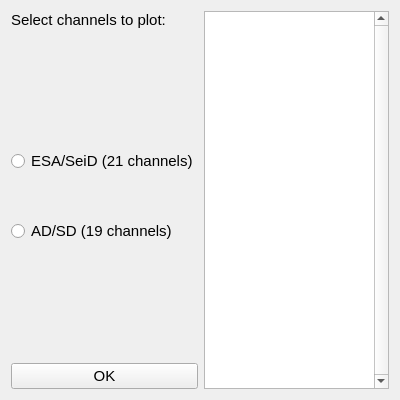
<?xml version="1.0" encoding="UTF-8"?>
<ui version="4.0">
 <class>select_signals</class>
 <widget class="QWidget" name="select_signals">
  <property name="windowModality">
   <enum>Qt::ApplicationModal</enum>
  </property>
  <property name="geometry">
   <rect>
    <x>0</x>
    <y>0</y>
    <width>400</width>
    <height>400</height>
   </rect>
  </property>
  <property name="maximumSize">
   <size>
    <width>400</width>
    <height>400</height>
   </size>
  </property>
  <property name="windowTitle">
   <string>Select Signals</string>
  </property>
  <layout class="QVBoxLayout" name="verticalLayout_5">
   <item>
    <layout class="QHBoxLayout" name="horizontalLayout" stretch="0,1">
     <item>
      <layout class="QVBoxLayout" name="verticalLayout_4" stretch="0,1">
       <item>
        <layout class="QVBoxLayout" name="verticalLayout_3" stretch="0,1,1,0,1,1">
         <item>
          <widget class="QLabel" name="label">
           <property name="font">
            <font>
             <pointsize>11</pointsize>
            </font>
           </property>
           <property name="text">
            <string>Select channels to plot:</string>
           </property>
          </widget>
         </item>
         <item>
          <spacer name="verticalSpacer_3">
           <property name="font">
            <font>
             <pointsize>11</pointsize>
            </font>
           </property>
           <property name="orientation">
            <enum>Qt::Vertical</enum>
           </property>
           <property name="sizeHint" stdset="0">
            <size>
             <width>20</width>
             <height>40</height>
            </size>
           </property>
          </spacer>
         </item>
         <item>
          <widget class="QRadioButton" name="esa_btn">
           <property name="enabled">
            <bool>true</bool>
           </property>
           <property name="font">
            <font>
             <pointsize>11</pointsize>
            </font>
           </property>
           <property name="text">
            <string>ESA/SeiD (21 channels)</string>
           </property>
          </widget>
         </item>
         <item>
          <spacer name="verticalSpacer_4">
           <property name="font">
            <font>
             <pointsize>11</pointsize>
            </font>
           </property>
           <property name="orientation">
            <enum>Qt::Vertical</enum>
           </property>
           <property name="sizeHint" stdset="0">
            <size>
             <width>20</width>
             <height>40</height>
            </size>
           </property>
          </spacer>
         </item>
         <item>
          <widget class="QRadioButton" name="sd_btn">
           <property name="font">
            <font>
             <pointsize>11</pointsize>
            </font>
           </property>
           <property name="text">
            <string>AD/SD (19 channels)</string>
           </property>
          </widget>
         </item>
         <item>
          <spacer name="verticalSpacer_2">
           <property name="font">
            <font>
             <pointsize>11</pointsize>
            </font>
           </property>
           <property name="orientation">
            <enum>Qt::Vertical</enum>
           </property>
           <property name="sizeHint" stdset="0">
            <size>
             <width>20</width>
             <height>40</height>
            </size>
           </property>
          </spacer>
         </item>
        </layout>
       </item>
       <item>
        <layout class="QVBoxLayout" name="verticalLayout_2">
         <item>
          <widget class="QPushButton" name="ok_btn">
           <property name="font">
            <font>
             <pointsize>11</pointsize>
            </font>
           </property>
           <property name="text">
            <string>OK</string>
           </property>
          </widget>
         </item>
        </layout>
       </item>
      </layout>
     </item>
     <item>
      <widget class="QListWidget" name="listWidget">
       <property name="font">
        <font>
         <pointsize>11</pointsize>
        </font>
       </property>
       <property name="verticalScrollBarPolicy">
        <enum>Qt::ScrollBarAlwaysOn</enum>
       </property>
       <property name="selectionMode">
        <enum>QAbstractItemView::ExtendedSelection</enum>
       </property>
       <property name="sortingEnabled">
        <bool>false</bool>
       </property>
      </widget>
     </item>
    </layout>
   </item>
  </layout>
 </widget>
 <resources/>
 <connections/>
</ui>
